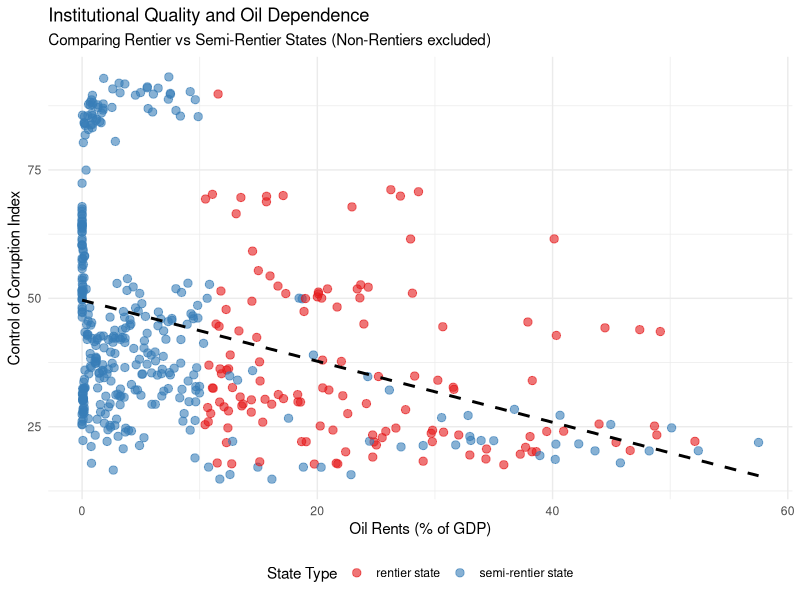
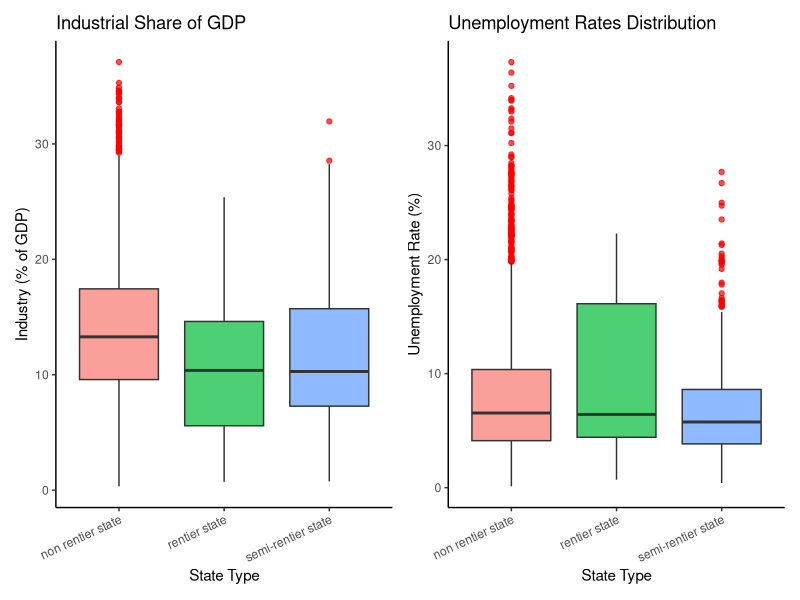
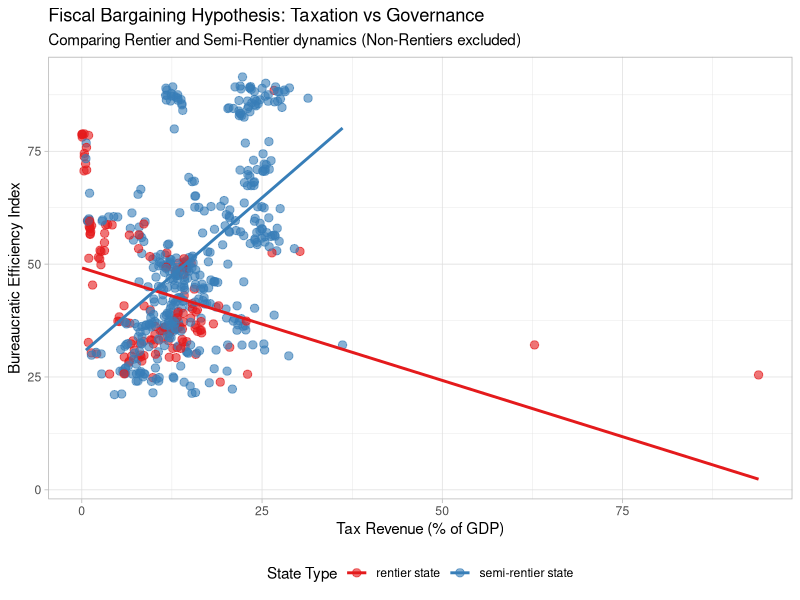
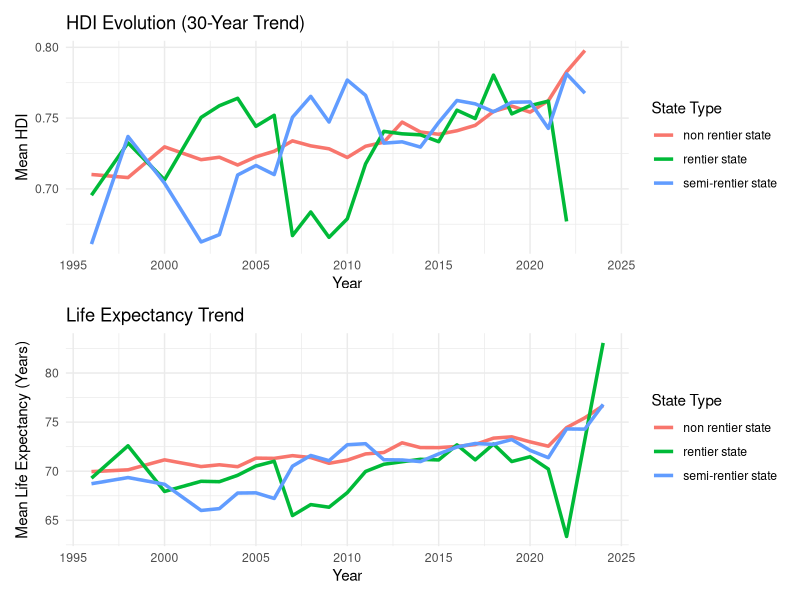
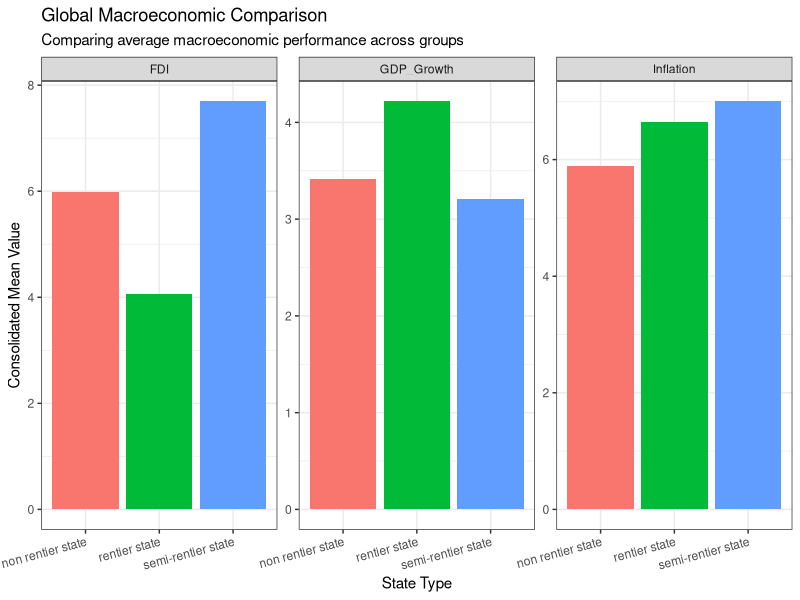

Here is the R script that generated these plots, in order:
#==============================================================================
  
#  1. INITIAL SETUP AND COMPLETE DATA CLEANING

#==============================================================================
  
library(tidyverse)
library(patchwork)

#Loading the CSV file

dados_original <- read_csv("data-transform/main_database.csv")

#Force absolute conversion of all numeric columns handling commas/texts automatically

dados <- dados_original |>
  mutate(
    oil_share_gdp_x      = parse_number(as.character(oil_share_gdp_x)),
    tax_share_gdp_x      = parse_number(as.character(tax_share_gdp_x)),
    corruption_control_x = parse_number(as.character(corruption_control_x)),
    bureaucratic_eff_x   = parse_number(as.character(bureaucratic_eff_x)),
    gov_stability_x      = parse_number(as.character(gov_stability_x)),
    rule_of_law_x        = parse_number(as.character(rule_of_law_x)),
    industry_share_gdp_x = parse_number(as.character(industry_share_gdp_x)),
    unemployement_x      = parse_number(as.character(unemployement_x)),
    inflation_index_x    = parse_number(as.character(inflation_index_x)),
    economic_growth_x    = parse_number(as.character(economic_growth_x)),
    hdi                  = parse_number(as.character(hdi)),
    life_expectancy_x    = parse_number(as.character(life_expectancy_x))
  ) |>
  
#  Filter out rows where essential variables failed to convert and clean tax outliers

filter(!is.na(bureaucratic_eff_x),
       !is.na(corruption_control_x),
       !is.na(tax_share_gdp_x),
       tax_share_gdp_x >= 0,
       tax_share_gdp_x <= 100)

#==============================================================================
  
#  2. DESCRIPTIVE SUMMARY TABLE

#==============================================================================
  
  descriptive_table <- dados |>
  group_by(rentier_state) |>
  summarise(
    Countries_Obs = n_distinct(countries),
    Mean_Oil_GDP = mean(oil_share_gdp_x, na.rm = TRUE),
    Mean_HDI = mean(hdi, na.rm = TRUE),
    Mean_Life_Expectancy = mean(life_expectancy_x, na.rm = TRUE),
    Mean_Tax_GDP = mean(tax_share_gdp_x, na.rm = TRUE),
    Mean_Bureaucratic_Eff = mean(bureaucratic_eff_x, na.rm = TRUE),
    Mean_Industry_GDP = mean(industry_share_gdp_x, na.rm = TRUE),
    Mean_Unemployment = mean(unemployement_x, na.rm = TRUE),
    Mean_Inflation = mean(inflation_index_x, na.rm = TRUE),
    Mean_GDP_Growth = mean(economic_growth_x, na.rm = TRUE)
  )

print(descriptive_table)

#==============================================================================
  
#  3. DATA VISUALIZATIONS (IN ENGLISH)

#==============================================================================
  
#  --- Question 1: Institutional Quality vs Oil Dependence (WITHOUT Non-Rentiers) ---
  
#  Filtering to keep only states with actual oil dependence (Rentier and Semi-Rentier)

dados_petroleo_ativos <- dados |>
  filter(rentier_state %in% c("rentier state", "semi-rentier state"))

plot_q1 <- ggplot(dados_petroleo_ativos, aes(x = oil_share_gdp_x, y = corruption_control_x, color = rentier_state)) +
  geom_point(alpha = 0.6, size = 2.5) +
  geom_smooth(method = "lm", color = "black", se = FALSE, linetype = "dashed") +
  theme_minimal() +
  scale_color_brewer(palette = "Set1") +
  labs(
    title = "Institutional Quality and Oil Dependence",
    subtitle = "Comparing Rentier vs Semi-Rentier States (Non-Rentiers excluded)",
    x = "Oil Rents (% of GDP)",
    y = "Control of Corruption Index",
    color = "State Type"
  ) +
  theme(legend.position = "bottom")

#--- Question 2: The Dutch Disease Test (With X-Axis Label Rotation Fix) ---
  
  plot_industry <- ggplot(dados, aes(x = rentier_state, y = industry_share_gdp_x, fill = rentier_state)) +
  geom_boxplot(alpha = 0.7, outlier.color = "red") +
  theme_classic() +
  labs(
    title = "Industrial Share of GDP",
    x = "State Type",
    y = "Industry (% of GDP)"
  ) +
  theme(
    legend.position = "none",
    axis.text.x = element_text(angle = 25, hjust = 1) # Prevents text overlap
  )

plot_unemployment <- ggplot(dados, aes(x = rentier_state, y = unemployement_x, fill = rentier_state)) +
  geom_boxplot(alpha = 0.7, outlier.color = "red") +
  theme_classic() +
  labs(
    title = "Unemployment Rates Distribution",
    x = "State Type",
    y = "Unemployment Rate (%)"
  ) +
  theme(
    legend.position = "none",
    axis.text.x = element_text(angle = 25, hjust = 1) # Prevents text overlap
  )

#Displaying both side-by-side using patchwork

plot_q2 <- plot_industry + plot_unemployment

#--- Question 3: "No Taxation Without Representation" Hypothesis (WITHOUT Non-Rentiers) ---
  
#  Filtering to analyze the fiscal contract only on oil-producing states

plot_q3 <- ggplot(dados_petroleo_ativos, aes(x = tax_share_gdp_x, y = bureaucratic_eff_x, color = rentier_state)) +
  geom_point(alpha = 0.6, size = 2.5) +
  geom_smooth(method = "lm", aes(group = rentier_state), se = FALSE, linewidth = 1) +
  theme_light() +
  scale_color_brewer(palette = "Set1") +
  labs(
    title = "Fiscal Bargaining Hypothesis: Taxation vs Governance",
    subtitle = "Comparing Rentier and Semi-Rentier dynamics (Non-Rentiers excluded)",
    x = "Tax Revenue (% of GDP)",
    y = "Bureaucratic Efficiency Index",
    color = "State Type"
  ) +
  theme(legend.position = "bottom")

#--- Question 4: Human Development Evolution Over Time ---
  
  plot_hdi_time <- dados |>
  group_by(rentier_state, year) |>
  summarise(mean_hdi = mean(hdi, na.rm = TRUE), .groups = 'drop') |>
  ggplot(aes(x = year, y = mean_hdi, color = rentier_state)) +
  geom_line(linewidth = 1.2) +
  theme_minimal() +
  labs(
    title = "HDI Evolution (30-Year Trend)",
    x = "Year",
    y = "Mean HDI",
    color = "State Type"
  )

plot_life_time <- dados |>
  group_by(rentier_state, year) |>
  summarise(mean_life = mean(life_expectancy_x, na.rm = TRUE), .groups = 'drop') |>
  ggplot(aes(x = year, y = mean_life, color = rentier_state)) +
  geom_line(linewidth = 1.2) +
  theme_minimal() +
  labs(
    title = "Life Expectancy Trend",
    x = "Year",
    y = "Mean Life Expectancy (Years)",
    color = "State Type"
  )

plot_q4 <- plot_hdi_time / plot_life_time

#--- Question 5: Global Macroeconomic Indicators ---
  
  macro_data <- dados |>
  group_by(rentier_state) |>
  summarise(
    Inflation = mean(inflation_index_x, na.rm = TRUE),
    FDI = mean(foreign_investments_x, na.rm = TRUE),
    GDP_Growth = mean(economic_growth_x, na.rm = TRUE)
  ) |>
  pivot_longer(cols = c(Inflation, FDI, GDP_Growth), names_to = "Indicator", values_to = "Value")

plot_q5 <- ggplot(macro_data, aes(x = rentier_state, y = Value, fill = rentier_state)) +
  geom_col(position = "dodge") +
  facet_wrap(~Indicator, scales = "free_y") +
  theme_bw() +
  labs(
    title = "Global Macroeconomic Comparison",
    subtitle = "Comparing average macroeconomic performance across groups",
    x = "State Type",
    y = "Consolidated Mean Value"
  ) +
  theme(legend.position = "none", axis.text.x = element_text(angle = 15, hjust = 1))

#==============================================================================
  
#  HOW TO VIEW INDIVIDUAL PLOTS:
  
#  ==============================================================================
  
print(plot_q1) # Institutional Quality (Excluding Non-Rentier)

print(plot_q2) # Dutch Disease Boxplots (All groups, with rotated axis text)

print(plot_q3) # Taxation vs Governance (Excluding Non-Rentier)

print(plot_q4) # Development Trends Over Time

print(plot_q5) # Macroeconomic Bars
